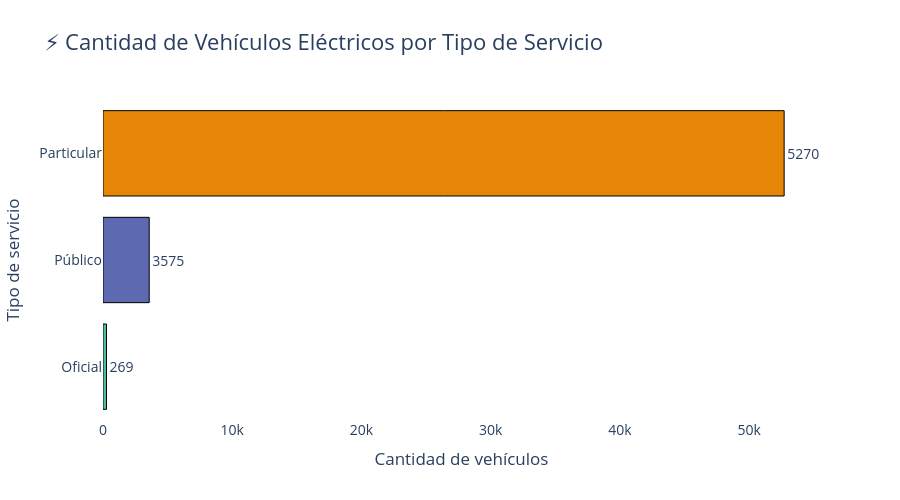

Notebook code cell kept with this figure:
### Code cell
if df is not None and not df.empty:
    # Contar la cantidad de vehículos por tipo de servicio
    servicios = (
        df["SERVICIO"]
        .value_counts()
        .reset_index()
    )
    servicios.columns = ["Servicio", "Cantidad"]

    print("⚡ Creando gráfica de cantidad de vehículos eléctricos por tipo de servicio...")

    # Crear gráfico de barras horizontal
    fig_servicio = px.bar(
        servicios,
        x="Cantidad",
        y="Servicio",
        orientation="h",
        text="Cantidad",  # ✅ Mostrar los valores sobre las barras
        title="⚡ Cantidad de Vehículos Eléctricos por Tipo de Servicio",
        labels={"Cantidad": "Cantidad de vehículos", "Servicio": "Tipo de servicio"},
        color="Servicio",  # ✅ Colores distintos para cada categoría
        color_discrete_sequence=px.colors.qualitative.Vivid
    )

    # Personalización de trazos
    fig_servicio.update_traces(
        textposition="outside",
        marker=dict(line=dict(color="black", width=1))  # ✅ Borde negro
    )

    # Ajustes de diseño y estilo
    fig_servicio.update_layout(
        height=500,
        xaxis_title="Cantidad de vehículos",
        yaxis_title="Tipo de servicio",
        yaxis=dict(categoryorder="total ascending"),  # ✅ Orden ascendente
        plot_bgcolor="white",
        showlegend=False,
        title_font=dict(size=22),
        font=dict(size=14)
    )

    fig_servicio.show()

### Figure 1 — Plotly figure (JSON) as saved in the notebook; plotly's stock layout.template omitted (floating-point values rounded to 4 significant figures)
{"data": [{"hovertemplate": "Tipo de servicio=%{y}<br>Cantidad de vehículos=%{text}<extra></extra>", "legendgroup": "Particular", "marker": {"color": "rgb(229, 134, 6)", "line": {"color": "black", "width": 1}, "pattern": {"shape": ""}}, "name": "Particular", "orientation": "h", "showlegend": true, "text": [52700.0], "textposition": "outside", "type": "bar", "x": [52701], "xaxis": "x", "y": ["Particular"], "yaxis": "y"}, {"hovertemplate": "Tipo de servicio=%{y}<br>Cantidad de vehículos=%{text}<extra></extra>", "legendgroup": "Público", "marker": {"color": "rgb(93, 105, 177)", "line": {"color": "black", "width": 1}, "pattern": {"shape": ""}}, "name": "Público", "orientation": "h", "showlegend": true, "text": [3575.0], "textposition": "outside", "type": "bar", "x": [3575], "xaxis": "x", "y": ["Público"], "yaxis": "y"}, {"hovertemplate": "Tipo de servicio=%{y}<br>Cantidad de vehículos=%{text}<extra></extra>", "legendgroup": "Oficial", "marker": {"color": "rgb(82, 188, 163)", "line": {"color": "black", "width": 1}, "pattern": {"shape": ""}}, "name": "Oficial", "orientation": "h", "showlegend": true, "text": [269.0], "textposition": "outside", "type": "bar", "x": [269], "xaxis": "x", "y": ["Oficial"], "yaxis": "y"}], "layout": {"barmode": "relative", "font": {"size": 14}, "height": 500, "legend": {"title": {"text": "Tipo de servicio"}, "tracegroupgap": 0}, "plot_bgcolor": "white", "showlegend": false, "title": {"font": {"size": 22}, "text": "⚡ Cantidad de Vehículos Eléctricos por Tipo de Servicio"}, "xaxis": {"anchor": "y", "domain": [0, 1], "title": {"text": "Cantidad de vehículos"}}, "yaxis": {"anchor": "x", "categoryarray": ["Oficial", "Público", "Particular"], "categoryorder": "total ascending", "domain": [0, 1], "title": {"text": "Tipo de servicio"}}}}
